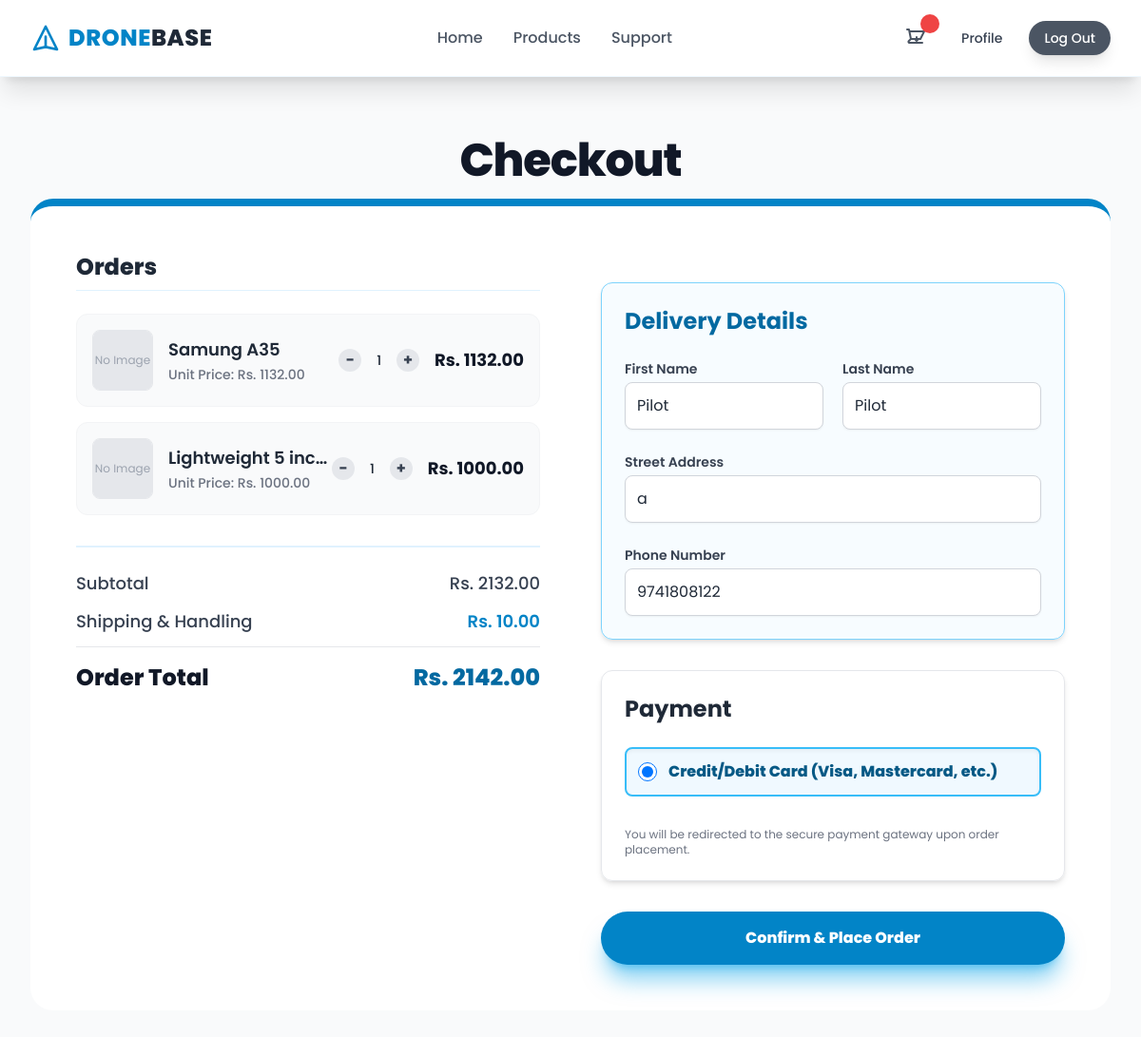
The page /checkout/ (signed in) on the database its author committed.
### products/models.py (models this page shows, shortened)
class Cart(models.Model):
    product_id = models.ForeignKey(
        Product, on_delete=models.CASCADE, related_name="products"
    )
    user = models.ForeignKey(CustomUser, on_delete=models.CASCADE)
    quantity = models.IntegerField(default=1)
    total = models.FloatField(default=0)
    created_at = models.DateTimeField(auto_now_add=True)
    modified_at = models.DateTimeField(auto_now=True)

class Product(models.Model):
    name = models.CharField(max_length=150)
    description = models.TextField()
    category = models.ForeignKey(ProductCategory, on_delete=models.CASCADE)
    slug = models.SlugField(unique=True)
    price = models.FloatField()
    discount = models.ForeignKey(
        Discount, on_delete=models.CASCADE, null=True, blank=True
    )
    created_at = models.DateTimeField(auto_now_add=True)
    modified_at = models.DateTimeField(auto_now=True)
    quantity = models.IntegerField(default=0)

### users/models.py (models this page shows, shortened)
class CustomUser(AbstractUser):
    username = None
    email = models.EmailField(gettext_lazy("email address"), unique=True)
    phone_no = models.IntegerField(null=True, validators=[MaxLengthValidator(10)])
    updated_at = models.DateTimeField(auto_now=True)
    USERNAME_FIELD = "email"
    REQUIRED_FIELDS = []
    objects = CustomUserManager()

class UserAddress(models.Model):
    user = models.OneToOneField(CustomUser, on_delete=models.CASCADE)
    address_1 = models.TextField(max_length=100)
    address_2 = models.TextField(max_length=100, null=True)
    city = models.TextField(max_length=100)

### products/views.py (the view)
# urls.py: path("checkout/", views.checkout, name="checkout"),
def checkout(request):
    total = 0
    cart_items = Cart.objects.filter(user=request.user)
    if not cart_items.exists:
        return render(request, "products/cart.html", {"cart_items": []})
    for item in cart_items:
        total += item.total
    print(f"total: {total}")
    user_address = UserAddress.objects.filter(user=request.user)
    if not user_address.exists():
        user_address = None
    else:
        user_address = user_address.first()
    return render(
        request,
        "products/checkout.html",
        {
            "cart_items": cart_items,
            "product": None,
            "total": total,
            "user_address": user_address,
            "user": request.user,
        },
    )

### templates/products/checkout.html (shortened to what this page needs)
{% extends 'base.html' %}
{% load static %}
{% block content %}
<div class="bg-gray-50 min-h-screen py-16 px-4 sm:px-6 lg:px-8">
  <div class="max-w-7xl mx-auto">
    <h1 class="text-4xl sm:text-5xl font-extrabold text-gray-900 mb-4 text-center tracking-tight">Checkout</h1>
    <div class="bg-white rounded-3xl shadow-3xl p-6 sm:p-10 lg:p-12 border-t-8 border-sky-600">
      <div class="grid grid-cols-1 lg:grid-cols-2 gap-12 lg:gap-16">
        <div>
          <h2 class="text-2xl font-extrabold text-gray-800 mb-6 border-b pb-2 border-sky-100">Orders</h2>
          <div class="space-y-4">
            {% if cart_items %}
              {% for item in cart_items %}
                <div class="flex items-center bg-gray-50 rounded-xl p-4 border border-gray-100">
                  <div class="w-16 h-16 flex-shrink-0 rounded-lg overflow-hidden border border-gray-200">
                    {% if item.product_id.images.first %}
                      <img src="{{ item.product_id.images.first.image.url }}" alt="{{ item.product_id.name }}" class="w-full h-full object-cover">
                    {% else %}
                      <div class="w-full h-full bg-gray-200 flex items-center justify-center text-gray-400 text-xs text-center">No Image</div>
                    {% endif %}
                  </div>
                  <div class="ml-4 flex-1">
                    <h3 class="text-lg font-semibold text-gray-800 line-clamp-1">{{ item.product_id.name }}</h3>
                    <p class="text-sm font-medium text-gray-500 mt-0.5">Unit Price: Rs. {{ item.product_id.price|floatformat:2 }}</p>
                  </div>
                  <div class="flex items-center ml-auto space-x-4">
                      <div class="flex items-center space-x-2 text-sm">
                          <a href="{% url 'update_quantity' item.product_id.id '-' 'checkout' %}"
                            class="p-1 bg-gray-200 text-gray-700 font-bold rounded-full hover:bg-gray-300 transition w-6 h-6 flex items-center justify-center text-base focus:ring-2 focus:ring-sky-500">&minus;</a>
                          <span class="px-2 text-gray-800 font-medium">{{ item.quantity }}</span>
                          <a href="{% url 'update_quantity' item.product_id.id '+' 'checkout' %}"
                            class="p-1 bg-gray-200 text-gray-700 font-bold rounded-full hover:bg-gray-300 transition w-6 h-6 flex items-center justify-center text-base focus:ring-2 focus:ring-sky-500">+</a>
                      </div>
                      <div class="text-lg font-bold text-gray-900 min-w-[70px] text-right">
                          Rs. {{ item.total|floatformat:2 }}
                      </div>
                  </div>
                </div>
              {% endfor %}
            {% endif %}
          </div>
          <div class="mt-8 pt-6 border-t-2 border-sky-100 space-y-3 font-medium">
            <div class="flex justify-between text-gray-700 text-lg">
              <span>Subtotal</span>
              <span>Rs. {{ total|floatformat:2 }}</span>
            </div>
            <div class="flex justify-between text-gray-700 text-lg">
              <span>Shipping & Handling</span>
              <span class="text-sky-600 font-semibold">Rs. 10.00</span>
            </div>
            <div class="flex justify-between text-gray-900 text-2xl font-extrabold pt-4 border-t border-gray-200">
              <span>Order Total</span>
              <span class="text-sky-700">Rs. {{ total|add:10|floatformat:2 }}</span>
            </div>
          </div>
        </div>
        <div>
          <form method="POST" class="space-y-8" action="{% url 'checkout_session' %}">
            <div class="space-y-6 border p-6 rounded-xl border-sky-300 bg-sky-50/50 shadow-md">
                <h2 class="text-2xl font-bold text-sky-700">Delivery Details</h2>
                <div class="grid grid-cols-1 sm:grid-cols-2 gap-5">
                  <div>
                    <label for="first_name" class="block text-sm font-semibold text-gray-700 mb-1">First Name</label>
                    <input type="text" id="first_name" name="first_name" value="{{ user.first_name|default:'' }}"
                      class="w-full p-3 border border-gray-300 rounded-lg focus:ring-2 focus:ring-sky-500 focus:border-sky-500 transition shadow-sm" required>
                  </div>
                  <div>
                    <label for="last_name" class="block text-sm font-semibold text-gray-700 mb-1">Last Name</label>
                    <input type="text" id="last_name" name="last_name" value="{{ user.last_name|default:'' }}"
                      class="w-full p-3 border border-gray-300 rounded-lg focus:ring-2 focus:ring-sky-500 focus:border-sky-500 transition shadow-sm" required>
                  </div>
                </div>
                <div>
                  <label for="address" class="block text-sm font-semibold text-gray-700 mb-1">Street Address</label>
                  <input type="text" id="address" name="address" value="{{ user_address.address_1|default:'' }}"
                    class="w-full p-3 border border-gray-300 rounded-lg focus:ring-2 focus:ring-sky-500 focus:border-sky-500 transition shadow-sm" required>
                </div>
                <div>
                  <label for="phone_number" class="block text-sm font-semibold text-gray-700 mb-1">Phone Number</label>
                  <input type="tel" id="phone_number" name="phone_number" value="{{ user.phone_no|default:'' }}"
                    class="w-full p-3 border border-gray-300 rounded-lg focus:ring-2 focus:ring-sky-500 focus:border-sky-500 transition shadow-sm" required>
                </div>
            </div>
            <div class="space-y-6 border p-6 rounded-xl border-gray-200 shadow-md">
                <h2 class="text-2xl font-bold text-gray-800">Payment</h2>
                <div class="space-y-3">
                  <div class="flex items-center bg-sky-50 p-3 rounded-lg border-2 border-sky-400 cursor-pointer shadow-inner">
                    <input id="card" type="radio" name="payment_method" value="card" class="w-5 h-5 text-sky-600 border-sky-300 focus:ring-sky-500" checked>
                    <label for="card" class="ml-3 text-base font-extrabold text-sky-800 flex items-center">
                        Credit/Debit Card (Visa, Mastercard, etc.)
                    </label>
                  </div>
                </div>
                <p class="text-xs text-gray-500 pt-2">You will be redirected to the secure payment gateway upon order placement.</p>
            </div>
            <button type="submit" class="w-full bg-sky-600 text-white font-extrabold py-4 rounded-full shadow-xl shadow-sky-500/50 hover:bg-sky-700 transition-colors duration-200 transform hover:scale-[1.005] focus:outline-none focus:ring-4 focus:ring-sky-500 focus:ring-opacity-50">
              Confirm & Place Order
            </button>
          </form>
        </div>
      </div>
    </div>
  </div>
</div>
{% endblock %}

### templates/base.html (style rules this page uses)
body { font-family: 'Poppins', sans-serif; }

### rows shown on the page
Cart: shows "No Image", product_id.name "Samung A35", product_id.price "1132.00", quantity "1", total "1132.00"
Cart: shows "No Image", product_id.name "Lightweight 5…", product_id.price "1000.00", quantity "1", total "1000.00"
CustomUser: first_name "Pilot", last_name "Pilot", phone_number "9741808122"
UserAddress: address "a"

### other values the page prints
{{ total|floatformat:2 }} "2132.00"
{{ total|add:10|floatformat:2 }} "2142.00"
